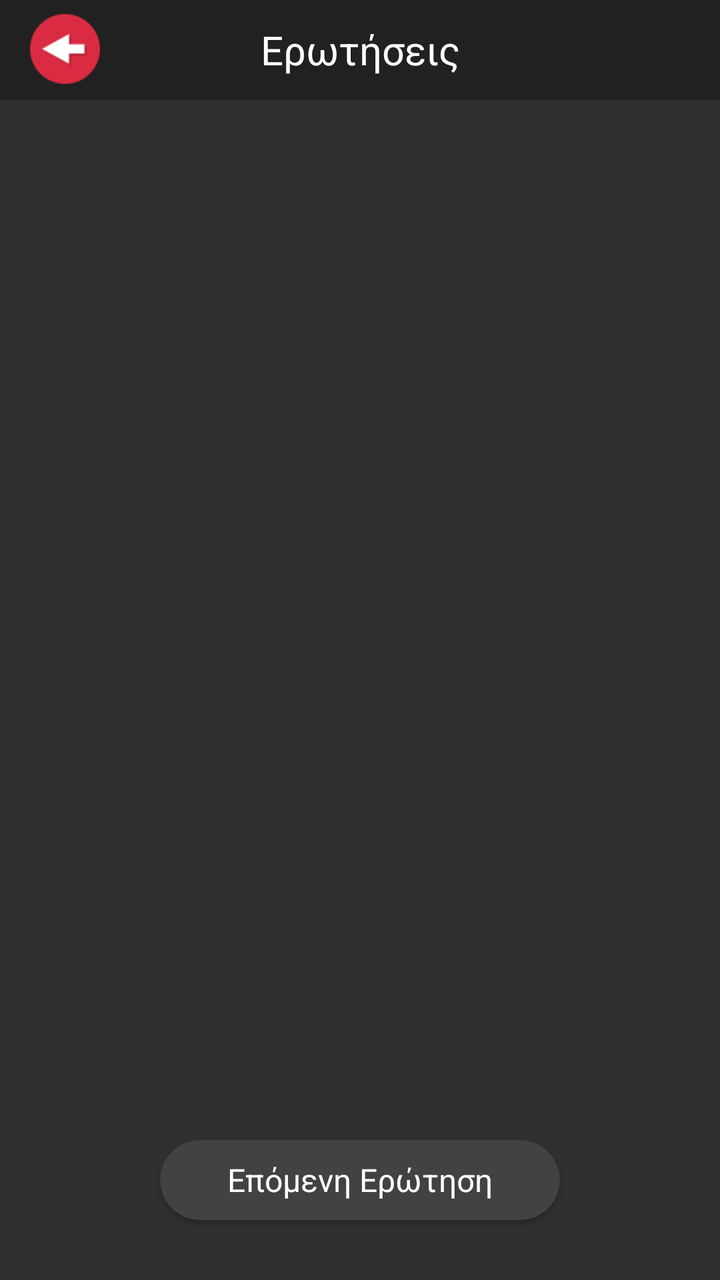
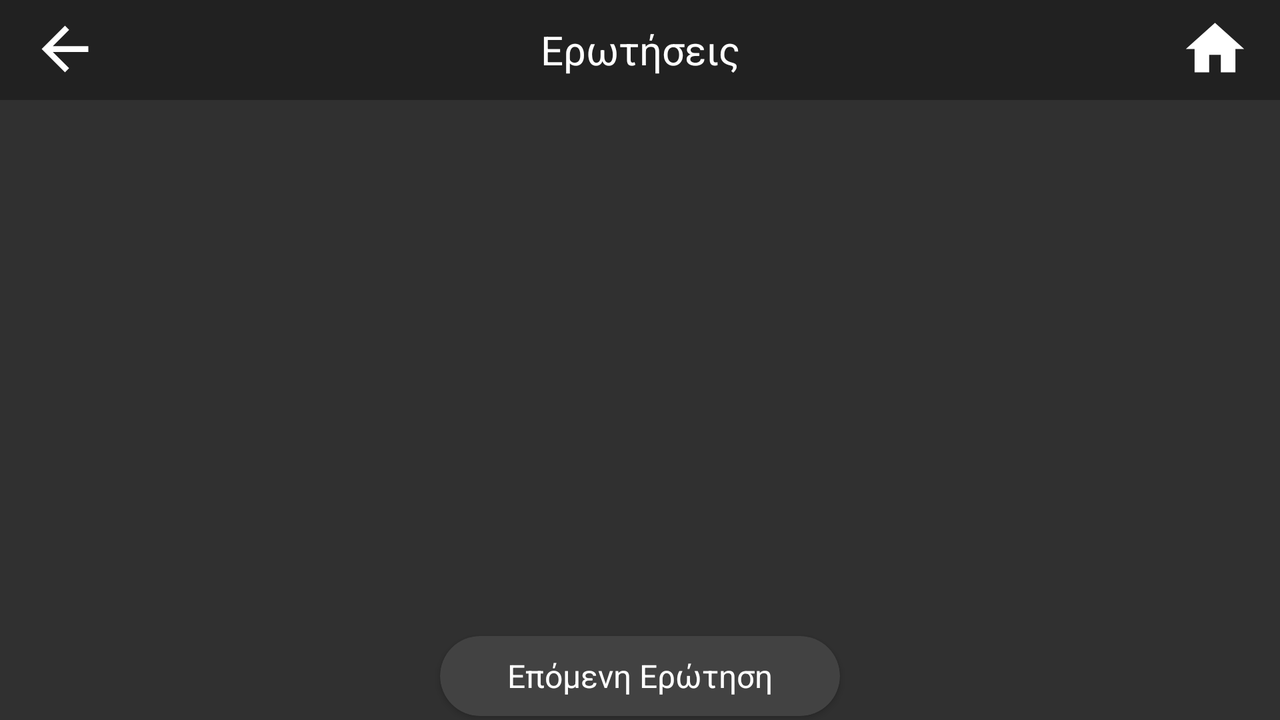

One screen, two layout resources from the same app: the default and the repository's alternative for another configuration. Each is rendered where Android would select it; the XML of both is given below.
<!-- AndroidManifest.xml: application theme Theme.FilopaideusisMVVM -->
<!-- res/layout/fragment_questions.xml -->
<?xml version="1.0" encoding="utf-8"?>
<androidx.constraintlayout.widget.ConstraintLayout xmlns:android="http://schemas.android.com/apk/res/android"
    xmlns:app="http://schemas.android.com/apk/res-auto"
    xmlns:tools="http://schemas.android.com/tools"
    style="@style/BackgroundColor"
    android:layout_width="match_parent"
    android:layout_height="match_parent"
    tools:context=".ui.questions.QuestionsFragment">

    <TextView
        android:id="@+id/questionsTitle"
        style="@style/TextColorWhite.toolbarHeader"
        android:layout_width="match_parent"
        android:layout_height="50dp"
        android:text="@string/questions"
        app:layout_constraintTop_toTopOf="parent" />

    <ImageView
        android:id="@+id/questionsBackButton"
        android:layout_width="35dp"
        android:layout_height="35dp"
        android:layout_marginStart="15dp"
        android:layout_marginTop="7dp"
        android:contentDescription="@string/backButtonContentDescription"
        app:layout_constraintStart_toStartOf="parent"
        app:layout_constraintTop_toTopOf="parent"
        app:srcCompat="@drawable/back" />

    <ImageView
        android:id="@+id/questionsHomepage"
        android:layout_width="35dp"
        android:layout_height="35dp"
        android:layout_marginTop="7dp"
        android:layout_marginEnd="15dp"
        android:contentDescription="@string/homeButtonContentDescription"
        app:layout_constraintEnd_toEndOf="parent"
        app:layout_constraintTop_toTopOf="parent"
        app:srcCompat="@drawable/home" />

    <TextView
        android:id="@+id/questionsCounter"
        style="@style/TextColorWhite.mainTitles"
        android:layout_width="wrap_content"
        android:layout_height="wrap_content"
        app:layout_constraintEnd_toEndOf="parent"
        app:layout_constraintStart_toStartOf="parent"
        app:layout_constraintTop_toBottomOf="@+id/questionsTitle" />

    <androidx.recyclerview.widget.RecyclerView
        android:id="@+id/recyclerView_questions"
        android:layout_width="match_parent"
        android:layout_height="wrap_content"
        android:layout_marginBottom="5dp"
        android:nestedScrollingEnabled="false"
        android:orientation="horizontal"
        app:layoutManager="androidx.recyclerview.widget.LinearLayoutManager"
        app:layout_constraintEnd_toEndOf="parent"
        app:layout_constraintStart_toStartOf="parent"
        app:layout_constraintTop_toBottomOf="@+id/questionsCounter"
        tools:listitem="@layout/design_question" />

    <androidx.cardview.widget.CardView
        android:id="@+id/nextButton"
        style="@style/ButtonColor"
        android:layout_gravity="center"
        android:layout_marginBottom="30dp"
        android:clickable="true"
        app:layout_constraintBottom_toBottomOf="parent"
        app:layout_constraintEnd_toEndOf="parent"
        app:layout_constraintStart_toStartOf="parent">

        <TextView
            android:id="@+id/nextButtonText"
            style="@style/TextColorWhite.button"
            android:layout_width="wrap_content"
            android:layout_height="wrap_content"
            android:text="@string/next_question" />
    </androidx.cardview.widget.CardView>

</androidx.constraintlayout.widget.ConstraintLayout>
<!-- res/layout/design_question.xml (included above) -->
<?xml version="1.0" encoding="utf-8"?>
<androidx.constraintlayout.widget.ConstraintLayout xmlns:android="http://schemas.android.com/apk/res/android"
    xmlns:app="http://schemas.android.com/apk/res-auto"
    xmlns:tools="http://schemas.android.com/tools"
    android:layout_width="match_parent"
    android:layout_height="wrap_content"
    android:layout_marginTop="10dp"
    android:background="@drawable/board">

    <TextView
        android:id="@+id/question"
        style="@style/TextColorWhite.big"
        android:layout_width="match_parent"
        android:layout_height="wrap_content"
        android:layout_marginHorizontal="30dp"
        android:layout_marginTop="40dp"
        android:gravity="center|top"
        android:maxLines="3"
        app:layout_constraintEnd_toEndOf="parent"
        app:layout_constraintStart_toStartOf="parent"
        app:layout_constraintTop_toTopOf="parent"
        tools:text="Question" />

    <RadioGroup
        android:id="@+id/radioGroup"
        android:layout_width="match_parent"
        android:layout_height="wrap_content"
        android:layout_marginHorizontal="30dp"
        android:layout_marginTop="10dp"
        android:layout_marginBottom="40dp"
        android:checkedButton="@+id/radio_button_1"
        app:layout_constraintBottom_toBottomOf="parent"
        app:layout_constraintEnd_toEndOf="parent"
        app:layout_constraintStart_toStartOf="parent"
        app:layout_constraintTop_toBottomOf="@+id/question">

        <RadioButton
            android:id="@+id/answer_1"
            style="@style/TextColorWhite"
            android:layout_width="match_parent"
            android:layout_height="match_parent"
            android:maxLines="3"
            tools:text="Answer 1" />

        <RadioButton
            android:id="@+id/answer_2"
            style="@style/TextColorWhite"
            android:layout_width="match_parent"
            android:layout_height="match_parent"
            android:maxLines="3"
            tools:text="Answer 2" />

        <RadioButton
            android:id="@+id/answer_3"
            style="@style/TextColorWhite"
            android:layout_width="match_parent"
            android:layout_height="match_parent"
            android:maxLines="3"
            tools:text="Answer 3" />

        <RadioButton
            android:id="@+id/answer_4"
            style="@style/TextColorWhite"
            android:layout_width="match_parent"
            android:layout_height="match_parent"
            android:maxLines="3"
            tools:text="Answer 4" />

    </RadioGroup>

</androidx.constraintlayout.widget.ConstraintLayout>
<!-- resources referenced by this layout -->
<resources>
  <!-- drawable back: png bitmap (drawable, 1185 bytes) -->
  <!-- drawable board: png bitmap (drawable-v24, 117911 bytes) -->
  <string name="backButtonContentDescription" translatable="false">Back Button</string>
  <string name="homeButtonContentDescription" translatable="false">Home Button</string>
  <string name="next_question">Επόμενη Ερώτηση</string>
  <string name="questions">Ερωτήσεις</string>
  <style name="BackgroundColor" parent="Theme.AppCompat.Light.NoActionBar">
          <item name="android:background">?attr/BackgroundColor</item>
      </style>
  <style name="ButtonColor" parent="CardView">
          <item name="cardBackgroundColor">?attr/ButtonColor</item>
          <item name="android:foreground">?android:attr/selectableItemBackground</item>
          <item name="android:clickable">true</item>
          <item name="android:layout_width">200dp</item>
          <item name="android:layout_height">40dp</item>
          <item name="cardCornerRadius">@dimen/basic_card_corner_radius</item>
      </style>
  <style name="TextColorWhite" parent="TextAppearance.AppCompat">
          <item name="android:textColor">?attr/TextColor</item>
          <item name="android:textColorHint">?attr/TextColor</item>
      </style>
  <style name="TextColorWhite.big" parent="TextColorWhite">
          <item name="android:textSize">@dimen/text_size_header</item>
      </style>
  <style name="TextColorWhite.button" parent="TextColorWhite">
          <item name="android:textSize">@dimen/text_size_button</item>
          <item name="android:fontFamily">sans-serif</item>
          <item name="android:layout_gravity">center</item>
      </style>
  <style name="TextColorWhite.mainTitles" parent="TextColorWhite">
          <item name="android:textStyle">bold</item>
          <item name="android:textSize">@dimen/text_size_main_titles</item>
      </style>
  <style name="TextColorWhite.toolbarHeader" parent="TextColorWhite.header">
          <item name="android:textSize">@dimen/text_size_header</item>
          <item name="android:gravity">center</item>
      </style>
  <style name="Theme.FilopaideusisMVVM" parent="Theme.MaterialComponents.DayNight.NoActionBar">
          
          <item name="colorPrimary">#fff</item>
          <item name="colorPrimaryVariant">@color/purple_700</item>
          <item name="colorOnPrimary">@color/white</item>
          
          <item name="colorSecondary">@color/teal_200</item>
          <item name="colorSecondaryVariant">@color/teal_700</item>
          <item name="colorOnSecondary">@color/black</item>
          
          <item name="android:statusBarColor" tools:targetApi="l">#212121</item>
          
          <item name="BackgroundColor">#303030</item>
          <item name="BackgroundColorElement">#a2acbd</item>
          <item name="TextColor">#fff</item>
          <item name="VectorColor">#fff</item>
          <item name="ButtonColor">#424242</item>
          <item name="ListButtonColor">#424242</item>
          <item name="HeaderColor">#212121</item>
      </style>
  <dimen name="basic_card_corner_radius">20dp</dimen>
  <dimen name="text_size_header">20sp</dimen>
  <dimen name="text_size_button">16sp</dimen>
  <dimen name="text_size_main_titles">20sp</dimen>
  <style name="TextColorWhite.header" parent="TextColorWhite">
          <item name="android:background">?attr/HeaderColor</item>
      </style>
</resources>
<!-- res/layout-land/fragment_questions.xml (the repository's variant of the layout above) -->
<!-- drawn on the phone turned sideways -->
<?xml version="1.0" encoding="utf-8"?>
<androidx.constraintlayout.widget.ConstraintLayout xmlns:android="http://schemas.android.com/apk/res/android"
    xmlns:app="http://schemas.android.com/apk/res-auto"
    xmlns:tools="http://schemas.android.com/tools"
    style="@style/BackgroundColor"
    android:layout_width="match_parent"
    android:layout_height="match_parent"
    tools:context=".ui.questions.QuestionsFragment">

    <TextView
        android:id="@+id/questionsTitle"
        style="@style/TextColorWhite.toolbarHeader"
        android:layout_width="match_parent"
        android:layout_height="50dp"
        android:text="@string/questions"
        app:layout_constraintTop_toTopOf="parent" />

    <ImageView
        android:id="@+id/questionsBackButton"
        android:layout_width="35dp"
        android:layout_height="35dp"
        android:layout_marginStart="15dp"
        android:layout_marginTop="7dp"
        android:contentDescription="@string/backButtonContentDescription"
        app:layout_constraintStart_toStartOf="parent"
        app:layout_constraintTop_toTopOf="parent"
        app:srcCompat="@drawable/ic_baseline_arrow_back_24" />

    <ImageView
        android:id="@+id/questionsHomepage"
        android:layout_width="35dp"
        android:layout_height="35dp"
        android:layout_marginTop="7dp"
        android:layout_marginEnd="15dp"
        android:contentDescription="@string/homeButtonContentDescription"
        app:layout_constraintEnd_toEndOf="parent"
        app:layout_constraintTop_toTopOf="parent"
        app:srcCompat="@drawable/ic_baseline_home_24" />

    <TextView
        android:id="@+id/questionsCounter"
        style="@style/TextColorWhite.mainTitles"
        android:layout_width="wrap_content"
        android:layout_height="wrap_content"
        app:layout_constraintEnd_toEndOf="parent"
        app:layout_constraintStart_toStartOf="parent"
        app:layout_constraintTop_toBottomOf="@+id/questionsTitle" />

    <androidx.recyclerview.widget.RecyclerView
        android:id="@+id/recyclerView_questions"
        android:layout_width="match_parent"
        android:layout_height="0dp"
        app:layout_constraintBottom_toTopOf="@+id/nextButton"
        app:layout_constraintEnd_toEndOf="parent"
        app:layout_constraintStart_toStartOf="parent"
        app:layout_constraintTop_toBottomOf="@+id/questionsCounter"
        tools:listitem="@layout/design_question" />

    <androidx.cardview.widget.CardView
        android:id="@+id/nextButton"
        style="@style/ButtonColor"
        android:layout_gravity="center"
        android:layout_marginBottom="2dp"
        android:clickable="true"
        app:layout_constraintBottom_toBottomOf="parent"
        app:layout_constraintEnd_toEndOf="parent"
        app:layout_constraintStart_toStartOf="parent">

        <TextView
            android:id="@+id/nextButtonText"
            style="@style/TextColorWhite.button"
            android:layout_width="wrap_content"
            android:layout_height="wrap_content"
            android:text="@string/next_question" />
    </androidx.cardview.widget.CardView>

</androidx.constraintlayout.widget.ConstraintLayout>
<!-- resources referenced by the variant -->
<!-- as the phone turned sideways resolves them -->
<resources>
  <!-- drawable ic_baseline_arrow_back_24 (drawable) -->
  <vector xmlns:android="http://schemas.android.com/apk/res/android"
      android:width="24dp"
      android:height="24dp"
      android:tint="#FFFFFF"
      android:viewportWidth="24"
      android:viewportHeight="24">
      <path
          android:fillColor="?attr/VectorColor"
          android:pathData="M20,11H7.83l5.59,-5.59L12,4l-8,8 8,8 1.41,-1.41L7.83,13H20v-2z" />
  </vector>
  <!-- drawable ic_baseline_home_24 (drawable) -->
  <vector xmlns:android="http://schemas.android.com/apk/res/android"
      android:width="24dp"
      android:height="24dp"
      android:tint="#FFFFFF"
      android:viewportWidth="24"
      android:viewportHeight="24">
      <path
          android:fillColor="?attr/VectorColor"
          android:pathData="M10,20v-6h4v6h5v-8h3L12,3 2,12h3v8z" />
  </vector>
  <string name="backButtonContentDescription" translatable="false">Back Button</string>
  <string name="homeButtonContentDescription" translatable="false">Home Button</string>
  <string name="next_question">Επόμενη Ερώτηση</string>
  <string name="questions">Ερωτήσεις</string>
  <style name="BackgroundColor" parent="Theme.AppCompat.Light.NoActionBar">
          <item name="android:background">?attr/BackgroundColor</item>
      </style>
  <style name="ButtonColor" parent="CardView">
          <item name="cardBackgroundColor">?attr/ButtonColor</item>
          <item name="android:foreground">?android:attr/selectableItemBackground</item>
          <item name="android:clickable">true</item>
          <item name="android:layout_width">200dp</item>
          <item name="android:layout_height">40dp</item>
          <item name="cardCornerRadius">@dimen/basic_card_corner_radius</item>
      </style>
  <style name="TextColorWhite" parent="TextAppearance.AppCompat">
          <item name="android:textColor">?attr/TextColor</item>
          <item name="android:textColorHint">?attr/TextColor</item>
      </style>
  <style name="TextColorWhite.big" parent="TextColorWhite">
          <item name="android:textSize">@dimen/text_size_header</item>
      </style>
  <style name="TextColorWhite.button" parent="TextColorWhite">
          <item name="android:textSize">@dimen/text_size_button</item>
          <item name="android:fontFamily">sans-serif</item>
          <item name="android:layout_gravity">center</item>
      </style>
  <style name="TextColorWhite.mainTitles" parent="TextColorWhite">
          <item name="android:textStyle">bold</item>
          <item name="android:textSize">@dimen/text_size_main_titles</item>
      </style>
  <style name="TextColorWhite.toolbarHeader" parent="TextColorWhite.header">
          <item name="android:textSize">@dimen/text_size_header</item>
          <item name="android:gravity">center</item>
      </style>
  <style name="Theme.FilopaideusisMVVM" parent="Theme.MaterialComponents.DayNight.NoActionBar">
          
          <item name="colorPrimary">#fff</item>
          <item name="colorPrimaryVariant">@color/purple_700</item>
          <item name="colorOnPrimary">@color/white</item>
          
          <item name="colorSecondary">@color/teal_200</item>
          <item name="colorSecondaryVariant">@color/teal_700</item>
          <item name="colorOnSecondary">@color/black</item>
          
          <item name="android:statusBarColor" tools:targetApi="l">#212121</item>
          
          <item name="BackgroundColor">#303030</item>
          <item name="BackgroundColorElement">#a2acbd</item>
          <item name="TextColor">#fff</item>
          <item name="VectorColor">#fff</item>
          <item name="ButtonColor">#424242</item>
          <item name="ListButtonColor">#424242</item>
          <item name="HeaderColor">#212121</item>
      </style>
  <dimen name="basic_card_corner_radius">20dp</dimen>
  <dimen name="text_size_header">20sp</dimen>
  <dimen name="text_size_button">16sp</dimen>
  <dimen name="text_size_main_titles">20sp</dimen>
  <style name="TextColorWhite.header" parent="TextColorWhite">
          <item name="android:background">?attr/HeaderColor</item>
      </style>
</resources>
